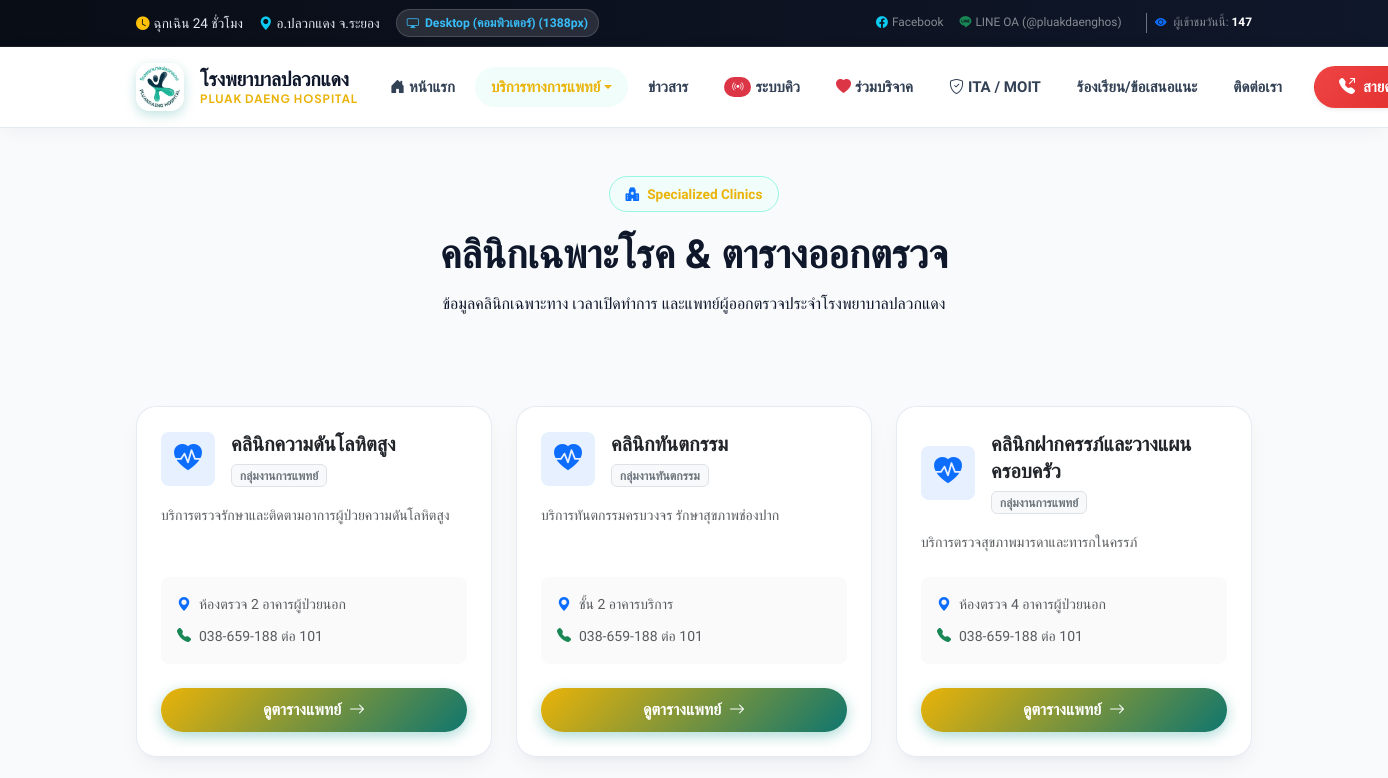
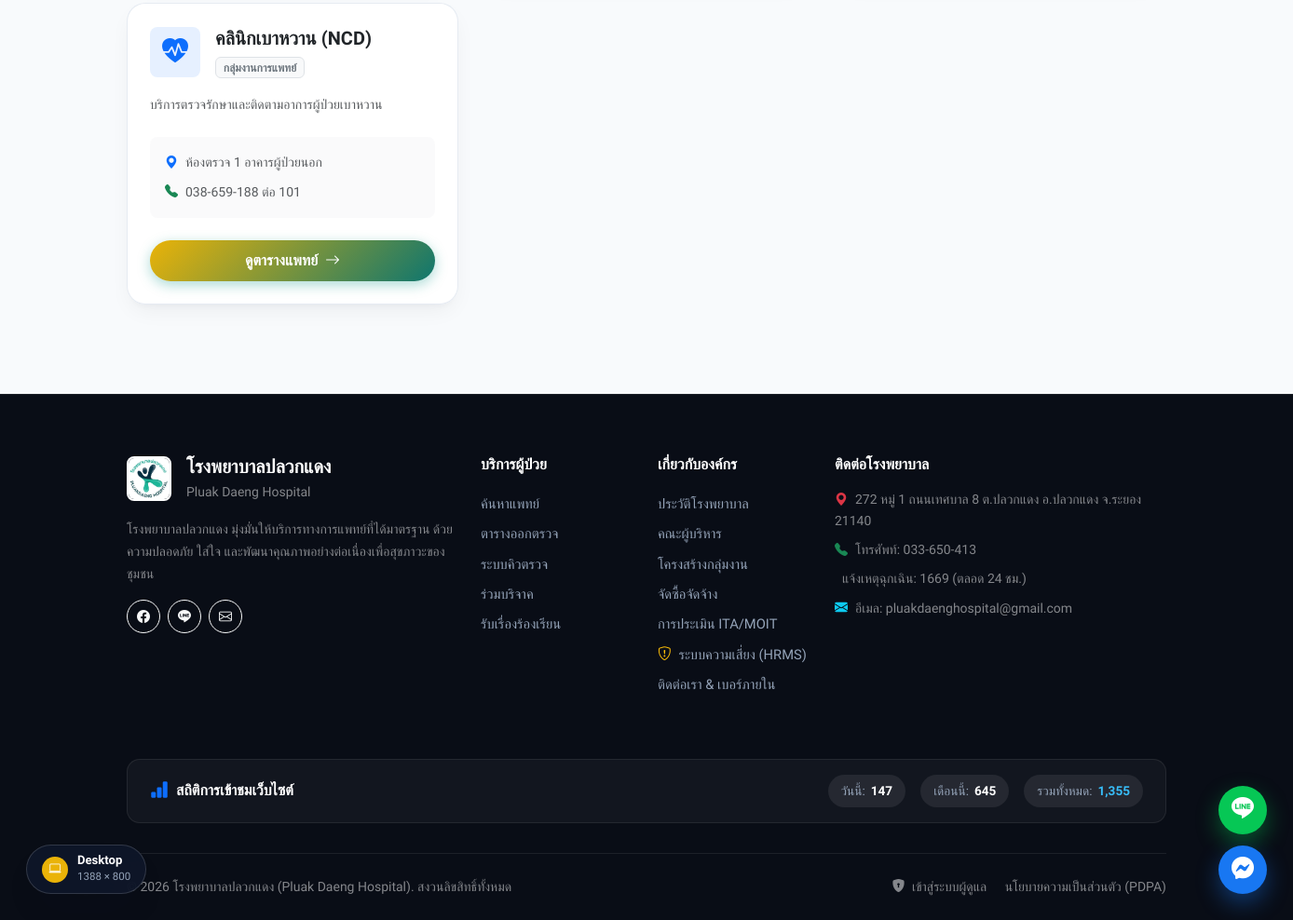
/clinics, run on the app's committed database (2 pictures, top to bottom).
### tables this page shows
CREATE TABLE `clinics` (
  `id` int(11) NOT NULL AUTO_INCREMENT,
  `department_id` int(11) DEFAULT NULL,
  `name` varchar(150) NOT NULL,
  `description` text DEFAULT NULL,
  `location` varchar(255) DEFAULT NULL,
  `phone` varchar(100) DEFAULT NULL,
  `note` text DEFAULT NULL,
  `status` enum('active','inactive') DEFAULT 'active',
  `created_at` timestamp NULL DEFAULT current_timestamp(),
  `updated_at` timestamp NULL DEFAULT current_timestamp() ON UPDATE current_timestamp(),
  `deleted_at` timestamp NULL DEFAULT NULL,
  PRIMARY KEY (`id`),
  KEY `department_id` (`department_id`),
  CONSTRAINT `clinics_ibfk_1` FOREIGN KEY (`department_id`) REFERENCES `departments` (`id`) ON DELETE SET NULL
);

CREATE TABLE `departments` (
  `id` int(11) NOT NULL AUTO_INCREMENT,
  `name` varchar(100) NOT NULL,
  `description` text DEFAULT NULL,
  `cover_image` varchar(255) DEFAULT NULL,
  `icon` varchar(50) DEFAULT NULL,
  `contact_info` text DEFAULT NULL,
  `status` enum('active','inactive') DEFAULT 'active',
  `created_at` timestamp NULL DEFAULT current_timestamp(),
  `updated_at` timestamp NULL DEFAULT current_timestamp() ON UPDATE current_timestamp(),
  `deleted_at` timestamp NULL DEFAULT NULL,
  PRIMARY KEY (`id`)
);

### app/Controllers/ClinicController.php (called while the page is built, shortened)
<?php
class ClinicController extends Controller {
    private $clinicModel;
    public function __construct() {
        $this->clinicModel = $this->model('Clinic');
    }
    public function index() {
        $clinics = $this->clinicModel->getAll();
        $data = [
            'page_title' => 'คลินิกเฉพาะโรคและตารางแพทย์',
            'clinics' => $clinics
        ];
        $this->view('clinics/index', $data);
    }
}

### app/Core/App.php (called while the page is built, shortened)
<?php
class App {
    protected $controller = 'HomeController';
    protected $method = 'index';
    public function __construct() {
        $url = $this->parseUrl();
        if (isset($url[0]) && strtolower($url[0]) === 'admin') {
            array_shift($url);
            $this->controller = 'DashboardController';
            $adminAliases = [
                'donationitem' => 'DonationItem',
                'donationitems' => 'DonationItem',
                'donation' => 'Donation',
                'donations' => 'Donation',
                'banner' => 'Banner',
                'banners' => 'Banner',
                'news' => 'News',
                'appointment' => 'Appointment',
                'appointments' => 'Appointment',
                'doctor' => 'Doctor',
                'doctors' => 'Doctor',
                'clinic' => 'Clinic',
                'clinics' => 'Clinic',
                'service' => 'Service',
                'services' => 'Service',
                'department' => 'Department',
                'departments' => 'Department',
                'procurement' => 'Procurement',
                'procurements' => 'Procurement',
                'complaint' => 'Complaint',
                'complaints' => 'Complaint',
                'setting' => 'Settings',
                'settings' => 'Settings',
                'auditlog' => 'AuditLog',
                'logs' => 'AuditLog',
                'dashboard' => 'Dashboard',
                'auth' => 'Auth',
                'login' => 'Auth'
            ];
            if (isset($url[0])) {
                $rawKey = strtolower($url[0]);
                if (isset($adminAliases[$rawKey]) && file_exists('../app/Controllers/Admin/' . $adminAliases[$rawKey] . 'Controller.php')) {
                    $this->controller = $adminAliases[$rawKey] . 'Controller';
                    unset($url[0]);
                } else if (file_exists('../app/Controllers/Admin/' . ucwords($url[0]) . 'Controller.php')) {
                    $this->controller = ucwords($url[0]) . 'Controller';
                    unset($url[0]);
                }
            }
            $controllerClass = 'App\\Controllers\\Admin\\' . $this->controller;
            if(!class_exists($controllerClass)){
                require_once '../app/Controllers/Admin/' . $this->controller . '.php';
            }
            $this->controller = new $controllerClass;
        } else {
            $aliases = [
                'donations' => 'Donation',
                'donation' => 'Donation',
                'doctors' => 'Doctor',
                'doctor' => 'Doctor',
                'clinics' => 'Clinic',
                'clinic' => 'Clinic',
                'services' => 'Service',
                'service' => 'Service',
                'appointments' => 'Appointment',
                'appointment' => 'Appointment',
                'departments' => 'Department',
                'department' => 'Department',
                'hrms' => 'Risk',
                'risk' => 'Risk',
                'ita' => 'Ita',
                'contact' => 'Contact',
                'news' => 'News'
            ];
            if (isset($url[0])) {
                $rawKey = strtolower($url[0]);
                if (isset($aliases[$rawKey]) && file_exists('../app/Controllers/' . $aliases[$rawKey] . 'Controller.php')) {
                    $this->controller = $aliases[$rawKey] . 'Controller';
                    unset($url[0]);
                } else if (file_exists('../app/Controllers/' . ucwords($url[0]) . 'Controller.php')) {
                    $this->controller = ucwords($url[0]) . 'Controller';
                    unset($url[0]);
                } else if (str_ends_with($rawKey, 's') && file_exists('../app/Controllers/' . ucwords(rtrim($rawKey, 's')) . 'Controller.php')) {
                    $this->controller = ucwords(rtrim($rawKey, 's')) . 'Controller';
                    unset($url[0]);
                }
            }
            $this->controller = new $controllerClass;
        }
        $this->params = $url ? array_values($url) : [];
        call_user_func_array([$this->controller, $this->method], $this->params);
    }
    public function parseUrl() {
        if (isset($_GET['url'])) {
            $url = rtrim($_GET['url'], '/');
            $url = urldecode($url);
            return explode('/', $url);
        }
        return [];
    }
}

### public/index.php (called while the page is built, shortened)
<?php
spl_autoload_register(function($className) {
    if (strpos($className, 'App\\Core\\') === 0) {
        $class = str_replace('App\\Core\\', '', $className);
    } else if (strpos($className, 'App\\Controllers\\') === 0) {
        $class = str_replace('App\\Controllers\\', '', $className);
        require_once '../app/Controllers/' . $class . '.php';
    } else if (strpos($className, 'App\\Models\\') === 0) {
        $class = str_replace('App\\Models\\', '', $className);
        require_once '../app/Models/' . $class . '.php';
    } else if (strpos($className, 'App\\Services\\') === 0) {
        $class = str_replace('App\\Services\\', '', $className);
        require_once '../app/Services/' . $class . '.php';
    } else if (strpos($className, 'App\\Repositories\\') === 0) {
        $class = str_replace('App\\Repositories\\', '', $className);
        require_once '../app/Repositories/' . $class . '.php';
    } else if (strpos($className, 'App\\Middleware\\') === 0) {
        $class = str_replace('App\\Middleware\\', '', $className);
        require_once '../app/Middleware/' . $class . '.php';
    } else if (strpos($className, 'App\\Helpers\\') === 0) {
        $class = str_replace('App\\Helpers\\', '', $className);
        require_once '../app/Helpers/' . $class . '.php';
    } else if (strpos($className, 'App\\Validation\\') === 0) {
        $class = str_replace('App\\Validation\\', '', $className);
        require_once '../app/Validation/' . $class . '.php';
    }
});
$app = new App\Core\App();

### app/Core/Database.php (called while the page is built, shortened)
<?php
class Database {
    private $host = DB_HOST;
    private $user = DB_USER;
    private $pass = DB_PASS;
    private $dbname = DB_NAME;
    private $dbh;
    private $stmt;
    public function __construct() {
        $dsn = 'mysql:host=' . $this->host . ';dbname=' . $this->dbname . ';charset=utf8mb4';
        $options = array(
            PDO::ATTR_PERSISTENT => true,
            PDO::ATTR_ERRMODE => PDO::ERRMODE_EXCEPTION,
            PDO::ATTR_DEFAULT_FETCH_MODE => PDO::FETCH_OBJ,
            PDO::MYSQL_ATTR_INIT_COMMAND => 'SET NAMES utf8mb4'
        );
        try {
            $this->dbh = new PDO($dsn, $this->user, $this->pass, $options);
        } catch(PDOException $e) {
            $this->error = $e->getMessage();
            error_log($this->error);
            if (APP_ENV === 'development') {
                echo $this->error;
            } else {
                echo "Database connection failed.";
            }
        }
    }
    public function query($sql) {
        $this->stmt = $this->dbh->prepare($sql);
    }
    public function bind($param, $value, $type = null) {
        if (is_null($type)) {
            switch(true) {
                default:
                    $type = PDO::PARAM_STR;
            }
        }
        $this->stmt->bindValue($param, $value, $type);
    }
    public function execute() {
        return $this->stmt->execute();
    }
    public function resultSet() {
        $this->execute();
        return $this->stmt->fetchAll();
    }
}

### app/Core/Model.php (called while the page is built, shortened)
<?php
class Model {
    public function __construct() {
        $this->db = new Database();
    }
}

### app/Models/Clinic.php (called while the page is built, shortened)
<?php
class Clinic extends Model {
    public function getAll() {
        $this->db->query('SELECT c.*, d.name as department_name FROM clinics c LEFT JOIN departments d ON c.department_id = d.id WHERE c.deleted_at IS NULL ORDER BY c.name ASC');
        return $this->db->resultSet();
    }
}

### app/Views/clinics/index.php (the view)
<div class="hero-wrapper py-5 mb-4 text-center">
    <div class="container">
        <div class="section-badge mb-3"><i class="bi bi-hospital-fill text-primary"></i> Specialized Clinics</div>
        <h1 class="hero-title mb-2">คลินิกเฉพาะโรค & ตารางออกตรวจ</h1>
        <p class="hero-subtitle mx-auto" style="max-width: 600px;">
            ข้อมูลคลินิกเฉพาะทาง เวลาเปิดทำการ และแพทย์ผู้ออกตรวจประจำโรงพยาบาลปลวกแดง
        </p>
    </div>
</div>
<div class="container mb-5 pb-5">
    <div class="row g-4">
        <?php if(empty($clinics)): ?>
            <div class="col-12 text-center py-5">
                <div class="p-4 bg-white rounded-4 shadow-sm d-inline-block">
                    <i class="bi bi-hospital display-4 text-muted mb-3 d-block"></i>
                    <h5 class="text-muted mb-0">ยังไม่มีข้อมูลคลินิกในขณะนี้</h5>
                </div>
            </div>
        <?php else: ?>
            <?php foreach($clinics as $clinic): ?>
                <div class="col-md-6 col-lg-4">
                    <div class="glass-card h-100 p-4 d-flex flex-column">
                        <div class="d-flex align-items-center gap-3 mb-3">
                            <div class="p-3 bg-primary bg-opacity-10 text-primary rounded-3 fs-3 d-flex align-items-center justify-content-center" style="width: 54px; height: 54px;">
                                <i class="bi bi-heart-pulse-fill"></i>
                            </div>
                            <div>
                                <h5 class="fw-bold mb-1 text-dark"><?= htmlspecialchars($clinic->name) ?></h5>
                                <span class="badge bg-light text-secondary border small"><?= htmlspecialchars($clinic->department_name ?? 'แผนกทั่วไป') ?></span>
                            </div>
                        </div>
                        <p class="text-muted small mb-4 flex-grow-1" style="line-height: 1.6;">
                            <?= mb_strimwidth(htmlspecialchars($clinic->description ?? ''), 0, 110, '...') ?>
                        </p>
                        <div class="bg-light bg-opacity-75 rounded-3 p-3 mb-4 small text-muted">
                            <div class="mb-2 d-flex align-items-center">
                                <i class="bi bi-geo-alt-fill text-primary me-2"></i>
                                <span><?= htmlspecialchars($clinic->location ?: 'อาคารผู้ป่วยนอก') ?></span>
                            </div>
                            <div class="d-flex align-items-center">
                                <i class="bi bi-telephone-fill text-success me-2"></i>
                                <span><?= htmlspecialchars($clinic->phone ?: '038-659-188 ต่อ 101') ?></span>
                            </div>
                        </div>
                        <a href="<?= URLROOT ?>/clinic/show/<?= $clinic->id ?>" class="btn btn-modern-primary w-100 justify-content-center">
                            ดูตารางแพทย์ <i class="bi bi-arrow-right"></i>
                        </a>
                    </div>
                </div>
            <?php endforeach; ?>
        <?php endif; ?>
    </div>
</div>

### public/assets/css/style.css (style rules this page uses)
:root { --primary-color: #0d9488; --primary-dark: #0f766e; --primary-light: #f0fdfa; --primary-border: #99f6e4; --secondary-color: #0284c7; --secondary-dark: #0369a1; --secondary-light: #f0f9ff; --accent-warning: #f59e0b; --accent-danger: #ef4444; --accent-success: #10b981; --bg-main: #f8fafc; --bg-surface: #ffffff; --text-main: #0f172a; --text-muted: #64748b; --text-light: #94a3b8; --border-color: #e2e8f0; --font-thai: 'Prompt', -apple-system, BlinkMacSystemFont, sans-serif; --font-en: 'Plus Jakarta Sans', sans-serif; --radius-sm: 8px; --radius-md: 14px; --radius-lg: 20px; --radius-xl: 28px; --radius-pill: 9999px; --shadow-sm: 0 2px 6px rgba(15, 23, 42, 0.04); --shadow-md: 0 10px 25px -5px rgba(15, 23, 42, 0.06), 0 8px 10px -6px rgba(15, 23, 42, 0.04); --shadow-lg: 0 20px 40px -12px rgba(15, 23, 42, 0.1); --shadow-glow-teal: 0 10px 30px rgba(13, 148, 136, 0.25); --transition: all 0.25s cubic-bezier(0.16, 1, 0.3, 1); }
*, *::before, *::after { box-sizing: border-box; }
body { font-family: var(--font-thai); background-color: var(--bg-main); color: var(--text-main); line-height: 1.65; letter-spacing: normal !important; overflow-x: hidden; margin: 0; padding: 0; }
h1, h2, h3, h4, h5, h6 { font-family: var(--font-thai); font-weight: 700; color: var(--text-main); line-height: 1.35; margin-bottom: 0.5rem; letter-spacing: normal !important; }
p { line-height: 1.7; margin-bottom: 1rem; }
.hero-wrapper { padding-top: 24px; }
.glass-card { background: rgba(255, 255, 255, 0.98); backdrop-filter: blur(16px); -webkit-backdrop-filter: blur(16px); border: 1px solid rgba(226, 232, 240, 0.85); border-radius: var(--radius-lg); box-shadow: var(--shadow-md); transition: var(--transition); }
.section-badge { display: inline-flex; align-items: center; gap: 8px; background: var(--primary-light); color: var(--primary-color); padding: 6px 16px; border-radius: var(--radius-pill); font-size: 0.85rem; font-weight: 700; border: 1px solid var(--primary-border); }
.btn-modern-primary { background: linear-gradient(135deg, var(--primary-color), var(--primary-dark)); color: #ffffff !important; font-weight: 600; padding: 10px 24px; border-radius: var(--radius-pill); border: none; box-shadow: 0 4px 14px rgba(13, 148, 136, 0.35); transition: var(--transition); display: inline-flex; align-items: center; justify-content: center; gap: 8px; line-height: 1.5; text-decoration: none; }

### data on the page
clinics: name "คลินิกความดันโลหิตสูง", department.name "กลุ่มงานการแพทย์", description "บริการตรวจรักษาและติดตามอาการผู้ป่วยความดันโลหิตสูง", location "ห้องตรวจ 2 อาคารผู้ป่วยนอก", phone "038-659-188 ต่อ 101"
clinics: name "คลินิกทันตกรรม", department.name "กลุ่มงานทันตกรรม", description "บริการทันตกรรมครบวงจร รักษาสุขภาพช่องปาก", location "ชั้น 2 อาคารบริการ", phone "038-659-188 ต่อ 101"
clinics: name "คลินิกฝากครรภ์และวางแผนครอบครัว", department.name "กลุ่มงานการแพทย์", description "บริการตรวจสุขภาพมารดาและทารกในครรภ์", location "ห้องตรวจ 4 อาคารผู้ป่วยนอก", phone "038-659-188 ต่อ 101"
clinics: name "คลินิกเบาหวาน (NCD)", department.name "กลุ่มงานการแพทย์", description "บริการตรวจรักษาและติดตามอาการผู้ป่วยเบาหวาน", location "ห้องตรวจ 1 อาคารผู้ป่วยนอก", phone "038-659-188 ต่อ 101"

### other printed values
$lineOaId "@pluakdaenghos"
$visitStats['today'] "147"
$siteSettings['address'] "272 หมู่ 1 ถนนเทศบาล 8 ต.ปลวกแดง อ.ปลวกแดง จ.ระยอง 21140"
$siteSettings['telephone'] "033-650-413"
$siteSettings['email'] "pluakdaenghospital@gmail.com"
$visitStats['month'] "645"
$visitStats['total'] "1,355"
